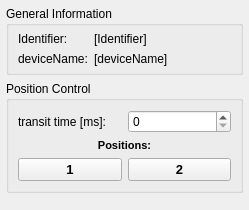
<?xml version="1.0" encoding="UTF-8"?>
<ui version="4.0">
 <class>DockWidgetThorlabsFF</class>
 <widget class="QWidget" name="DockWidgetThorlabsFF">
  <property name="geometry">
   <rect>
    <x>0</x>
    <y>0</y>
    <width>249</width>
    <height>210</height>
   </rect>
  </property>
  <property name="minimumSize">
   <size>
    <width>0</width>
    <height>109</height>
   </size>
  </property>
  <property name="windowTitle">
   <string>Form</string>
  </property>
  <layout class="QVBoxLayout" name="verticalLayout">
   <property name="leftMargin">
    <number>6</number>
   </property>
   <property name="topMargin">
    <number>6</number>
   </property>
   <property name="rightMargin">
    <number>6</number>
   </property>
   <property name="bottomMargin">
    <number>6</number>
   </property>
   <item>
    <widget class="QGroupBox" name="groupInfo">
     <property name="sizePolicy">
      <sizepolicy hsizetype="Preferred" vsizetype="Minimum">
       <horstretch>0</horstretch>
       <verstretch>0</verstretch>
      </sizepolicy>
     </property>
     <property name="minimumSize">
      <size>
       <width>0</width>
       <height>0</height>
      </size>
     </property>
     <property name="maximumSize">
      <size>
       <width>16777215</width>
       <height>16777215</height>
      </size>
     </property>
     <property name="title">
      <string>General Information</string>
     </property>
     <layout class="QGridLayout" name="gridLayout">
      <property name="topMargin">
       <number>6</number>
      </property>
      <property name="bottomMargin">
       <number>6</number>
      </property>
      <item row="1" column="1">
       <widget class="QLabel" name="lblDeviceName">
        <property name="text">
         <string>[deviceName]</string>
        </property>
       </widget>
      </item>
      <item row="0" column="0">
       <widget class="QLabel" name="lbl1">
        <property name="sizePolicy">
         <sizepolicy hsizetype="Maximum" vsizetype="Preferred">
          <horstretch>0</horstretch>
          <verstretch>0</verstretch>
         </sizepolicy>
        </property>
        <property name="text">
         <string>Identifier:</string>
        </property>
       </widget>
      </item>
      <item row="0" column="1">
       <widget class="QLabel" name="lblIdentifier">
        <property name="text">
         <string>[Identifier]</string>
        </property>
       </widget>
      </item>
      <item row="1" column="0">
       <widget class="QLabel" name="label">
        <property name="text">
         <string>deviceName:</string>
        </property>
       </widget>
      </item>
     </layout>
    </widget>
   </item>
   <item>
    <widget class="QGroupBox" name="groupBox">
     <property name="title">
      <string>Position Control</string>
     </property>
     <layout class="QGridLayout" name="gridLayout_2">
      <item row="2" column="1">
       <widget class="QPushButton" name="btnPos2">
        <property name="font">
         <font>
          <pointsize>10</pointsize>
          <weight>75</weight>
          <bold>true</bold>
         </font>
        </property>
        <property name="text">
         <string>2</string>
        </property>
       </widget>
      </item>
      <item row="2" column="0">
       <widget class="QPushButton" name="btnPos1">
        <property name="font">
         <font>
          <pointsize>10</pointsize>
          <weight>75</weight>
          <bold>true</bold>
         </font>
        </property>
        <property name="text">
         <string>1</string>
        </property>
       </widget>
      </item>
      <item row="0" column="0">
       <widget class="QLabel" name="label_3">
        <property name="text">
         <string>transit time [ms]:</string>
        </property>
       </widget>
      </item>
      <item row="0" column="1">
       <widget class="QSpinBox" name="sBoxTransitTime"/>
      </item>
      <item row="1" column="0" colspan="2">
       <widget class="QLabel" name="label_4">
        <property name="font">
         <font>
          <pointsize>8</pointsize>
          <weight>75</weight>
          <bold>true</bold>
         </font>
        </property>
        <property name="text">
         <string>Positions:</string>
        </property>
        <property name="alignment">
         <set>Qt::AlignCenter</set>
        </property>
       </widget>
      </item>
     </layout>
    </widget>
   </item>
   <item>
    <spacer name="verticalSpacer">
     <property name="orientation">
      <enum>Qt::Vertical</enum>
     </property>
     <property name="sizeHint" stdset="0">
      <size>
       <width>20</width>
       <height>40</height>
      </size>
     </property>
    </spacer>
   </item>
  </layout>
 </widget>
 <resources/>
 <connections/>
</ui>
